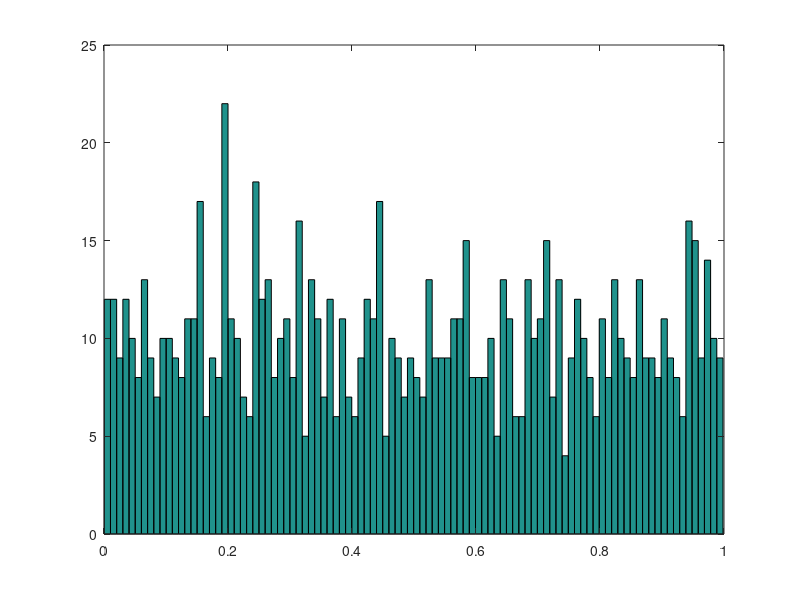

The MATLAB source for this figure: (Note: this script raises an error after producing the figure.)
%get 1000 realizations
X = rand(1000, 1);
figure(1)
hist(X, 100)

% approximate
h = [1, 0.05, 0.0025];
x = -1 : 0.001 : 2;
f = zeros(size(x, 2), size(h, 2));
for i = 1 : size(h, 2)
    f(:,i) = sum(kL((X-x), h(i))) / 1000;
end

%plot approximations
figure(2)
p = plot(x, f(:,1), '--', x, f(:,2), '-', x, f(:,3), ':');
for i = 1 : size(p, 1)
    p(i).LineWidth = 2;
end
legend('h = 1', 'h = 0.05', 'h = 0.0025')

%the constant value of the pdf 
index = (x >= 0) & (x < 1);
data = f(index,:);
variance = var(data)

%capturing the support
valid = f > 0.001;
support = zeros(1,3);
for i = 1 : 3
    support(i) = max(x(valid(:,i))) - min(x(valid(:,i)));
end
support
